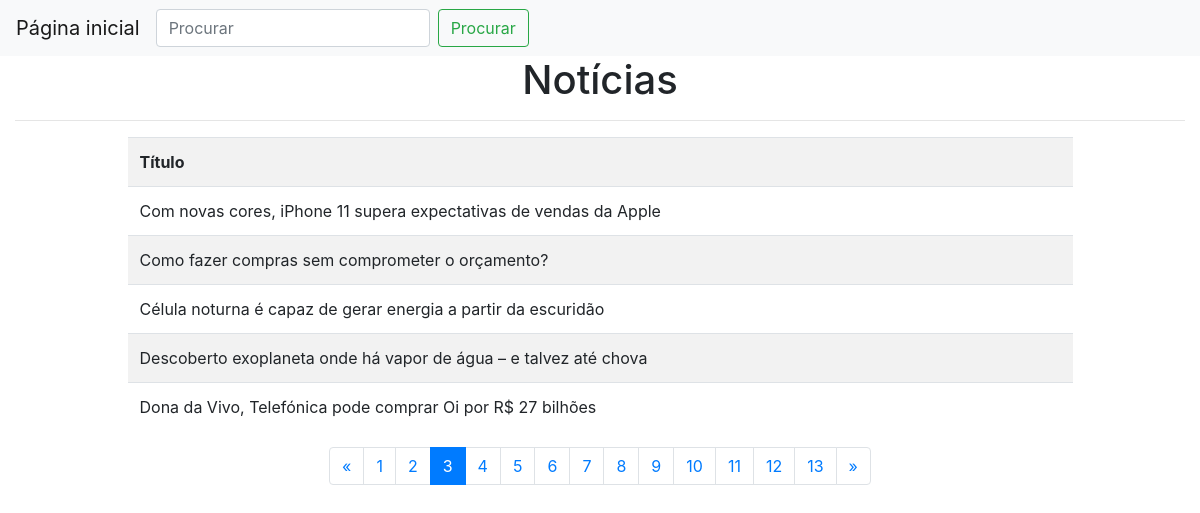
/?page=3, run on the app's committed database.
### core/models.py (models this page shows)
class BaseModel(models.Model):
    id = models.UUIDField(primary_key=True, default=uuid.uuid4, editable=False)
    objects = models.Manager()
    class Meta:
        abstract = True

class Article(BaseModel):
    title = models.CharField(max_length=200)
    class Meta:
        ordering = ('title',)

### core/views.py (the view)
# urls.py: path('', HomeView.as_view(), name='index')
class HomeView(ListView):
    template_name = 'core/index.html'
    model = Article
    form_class = ArticleForm
    context_object_name = 'articles'
    paginate_by = 5
    def get_queryset(self):
        form = self.form_class(self.request.GET)
        if form.is_valid():
            articles = self.model.objects.filter(title__icontains=form.cleaned_data['title'])
        else:
            articles = self.model.objects.all()
        return articles

### core/templatetags/title_tags.py (called while the page is built)
@register.simple_tag(takes_context=True)
def param_replace(context, **kwargs):
    data = {}
    title = context['request'].GET.get('title')
    if title:
        data['title'] = title
    for key, value in kwargs.items():
        if value:
            data[key] = value
    return urlencode(data)

### templates/core/index.html (shortened to what this page needs)
{% extends 'base_with_nav.html' %}
{% load title_tags %}
{% block content %}
<h1 class="text-center">Notícias</h1>
<hr>
{% if articles %}
    <div class="col-md-10 offset-md-1 table-responsive">
        <table class="table table-striped table-hover">
            <tr>
                <th>Título</th>
            </tr>
            {% for article in articles %}
                <tr>
                    <td>{{ article.title }}</td>
                </tr>
            {% endfor %}
        </table>
    </div>
    {% if is_paginated %}
        <nav aria-label="Page navigation example">
            <ul class="pagination justify-content-center">
                {% if page_obj.has_previous %}
                    <li class="page-item"><a class="page-link" href="?{% param_replace page=page_obj.previous_page_number %}">&laquo;</a></li>
                {% else %}
                    <li class="page-item disabled"><span class="page-link">&laquo;</span></li>
                {% endif %}
                {% for i in paginator.page_range %}
                    {% if page_obj.number == i %}
                        <li class="page-item active"><span class="page-link">{{ i }} <span class="sr-only">(current)</span></span></li>
                    {% else %}
                        <li class="page-item"><a class="page-link" href="?{% param_replace page=i %}">{{ i }}</a></li>
                    {% endif %}
                {% endfor %}
                {% if page_obj.has_next %}
                    <li class="page-item"><a class="page-link" href="?{% param_replace page=page_obj.next_page_number %}">&raquo;</a></li>
                {% else %}
                    <li class="page-item disabled"><span class="page-link">&raquo;</span></li>
                {% endif %}
            </ul>
        </nav>
    {% endif %}
{% else %}
<h3 class="text-center">Notícias não encontradas</h3>
{% endif %}
{% endblock %}

### data on the page
Article: title "Com novas cores, iPhone 11 supera expectativas de vendas da Apple"
Article: title "Como fazer compras sem comprometer o orçamento?"
Article: title "Célula noturna é capaz de gerar energia a partir da escuridão"
Article: title "Descoberto exoplaneta onde há vapor de água – e talvez até chova"
Article: title "Dona da Vivo, Telefónica pode comprar Oi por R$ 27 bilhões"

### other printed values
{{ i }} "1" "2" "4" "5" "6" "7" "8" "9" "10" "11" "12" "13"
{{ i }} "3"
